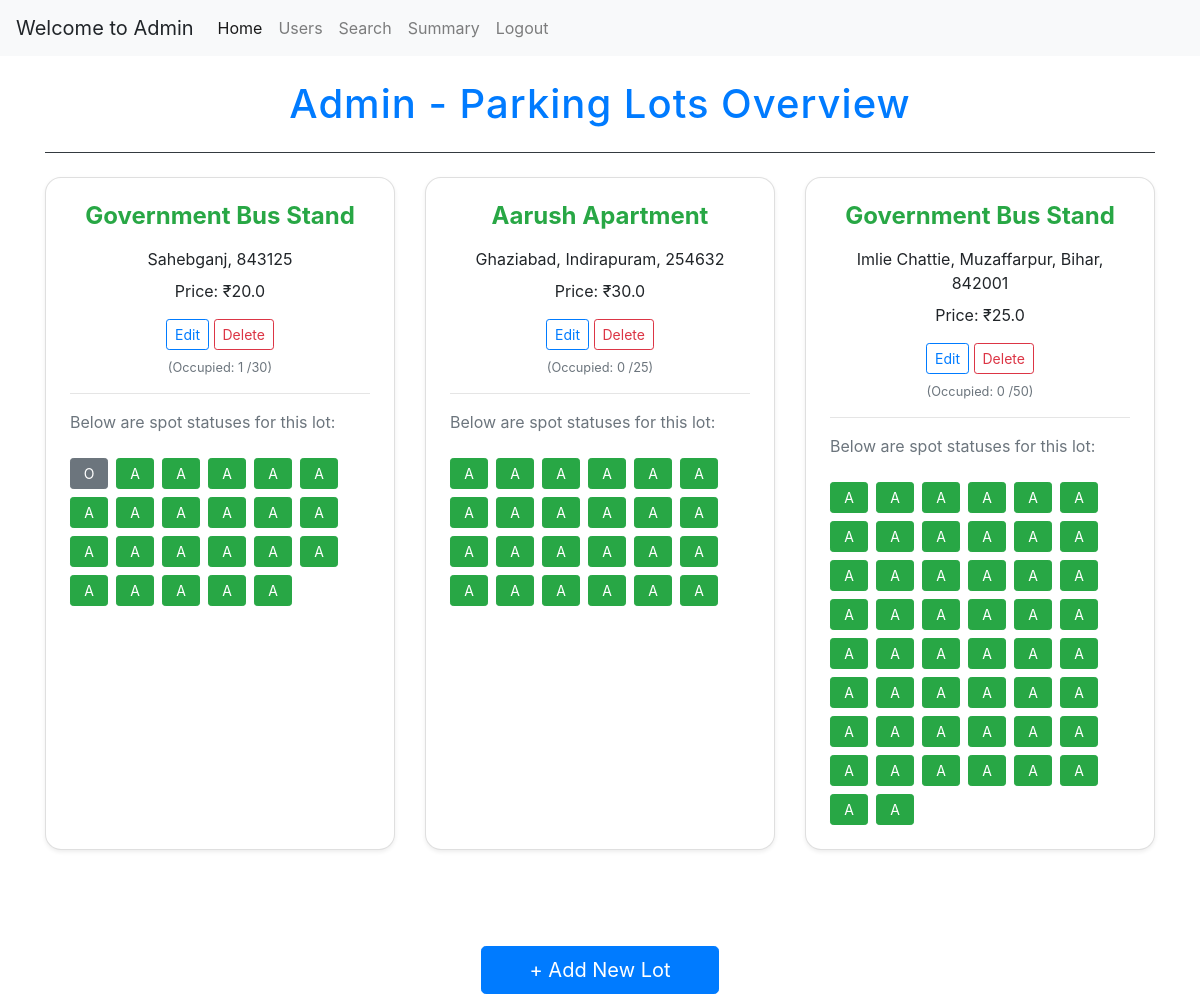
/admin/dashboard (signed in), run on an earlier commit of the app's database.
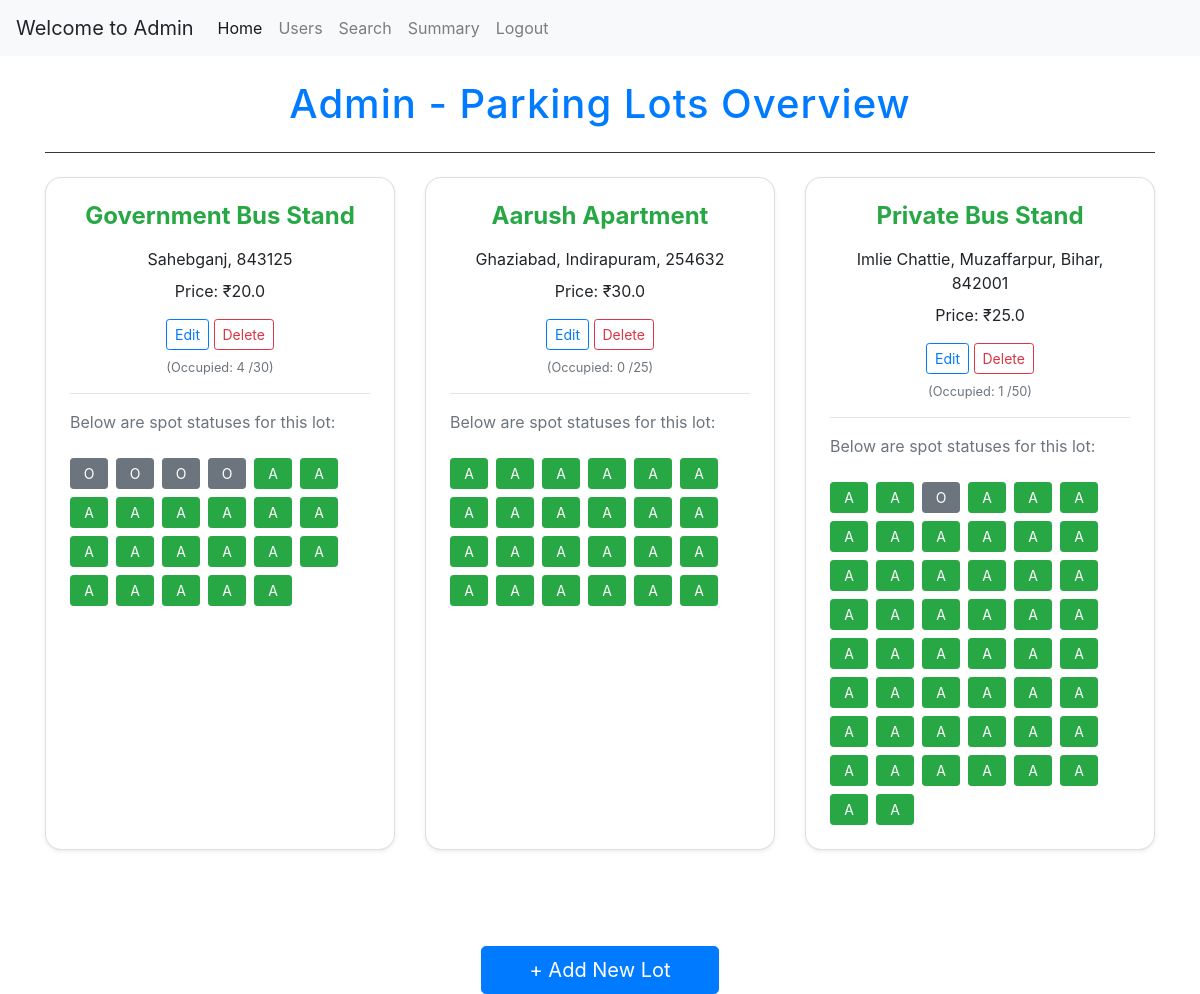
And on a later commit of the database.
### app.py (models this page shows)
class Parking_Lot(db.Model):
    __tablename__='parking_lot'
    id = db.Column(db.Integer, primary_key=True)
    prime_location_name = db.Column(db.String(200), nullable = False)
    price = db.Column(db.Float, nullable = False)
    address = db.Column(db.String(200), nullable = False)
    pincode = db.Column(db.Integer, nullable = False)
    maximum_no_of_spots = db.Column(db.Integer, nullable = False)
    spots = db.relationship('Parking_Spot', backref = 'parkinglot',lazy = True, cascade="all, delete-orphan")

class Parking_Spot(db.Model):
    __tablename__='parking_spot'
    id = db.Column(db.Integer, primary_key=True)
    lot_id = db.Column(db.Integer, db.ForeignKey('parking_lot.id'), nullable = False)
    status = db.Column(db.String(1), default='A')

### app.py (the view)
@app.route('/admin/dashboard')
@login_required
def admin_dashboard():
    if not current_user.is_admin:
        flash("Unauthorized Access")
        return redirect('/login')
    parking_lots = Parking_Lot.query.all()
    return render_template("admin_dashboard.html", parking_lots = parking_lots, user = current_user)

### app.py (called while the page is built)
@login_manager.user_loader
def load_user(user_id):
    return User.query.get(int(user_id))

### templates/admin_dashboard.html (shortened to what this page needs)
{% extends "layout.html" %}
{% block content %}
{% include "nav.html" %}
<div class="container mt-4">
  <div class="text-center border-bottom border-dark pb-3 mb-4">
    <h1 class="fw-bold text-primary">Admin - Parking Lots Overview</h1>
  </div>
  <div class="row">
    {% for parking_lot in parking_lots %}
    <div class="col-md-6 col-lg-4 mb-5">
      <div class="card shadow-sm h-100">
        <div class="card-body">
          <h4 class="card-title text-success text-center mb-3">
            {{ parking_lot.prime_location_name }}
          </h4>
          <p class="card-text fw-semibold text-center mb-2">
            {{ parking_lot.address }}, {{ parking_lot.pincode }}
          </p>
          <p class="card-text fw-semibold text-center mb-3">
            Price: ₹{{ parking_lot.price }}
          </p>
          <div class="mb-2" style="text-align: center;">
            <a href="/admin/parking_lot/{{ parking_lot.id }}/update"
              class="btn btn-outline-primary btn-sm me-2">Edit</a>
            <a href="/admin/parking_lot/{{ parking_lot.id }}/delete" class="btn btn-outline-danger btn-sm">Delete</a>
          </div>
          <p class="text-muted small" style="text-align: center;">(Occupied: {{ parking_lot.spots | selectattr("status", "ne", "A") | list | length }} /{{ parking_lot.maximum_no_of_spots }})
          </p>
          <hr>
          <p class="text-secondary">Below are spot statuses for this lot:</p>
          <div class="d-flex flex-wrap gap-2">
            {% for spot in parking_lot.spots %}
            <a href="/admin/parking_lot/{{ spot.id }}" class="btn btn-sm mr-2 mt-2
              {% if spot.status == 'A' %}
                btn-success
              {% else %}
                btn-secondary
              {% endif %}">
              {{ spot.status }}
            </a>
            {% endfor %}
          </div>
        </div>
      </div>
    </div>
    {% endfor %}
  </div>
  <div class="text-center mt-5">
    <a href="{{ url_for('create_parking_lot') }}" class="btn btn-lg btn-primary px-5 py-2">+ Add New Lot</a>
  </div>
</div>
{% endblock %}

### templates/layout.html (shortened to what this page needs)
<!DOCTYPE html>
<html lang="en">
<head>
    <link rel="stylesheet" href="https://cdn.jsdelivr.net/npm/bootstrap@4.1.3/dist/css/bootstrap.min.css"
>
</head>
<body>
    {% block content %}
    {% endblock %}
</body>
</html>

### templates/nav.html (shortened to what this page needs)
<nav class="navbar navbar-expand-lg navbar-light bg-light">
  {% if user.is_admin == 1 %}
  <a class="navbar-brand">Welcome to Admin</a>
  <div class="collapse navbar-collapse" id="navbarNavAltMarkup">
    <div class="navbar-nav">
      <a class="nav-item nav-link active" href="{{ url_for('admin_dashboard') }}">Home <span class="sr-only">(current)</span></a>
      <a class="nav-item nav-link" href="/admin/users">Users </a>
      <a class="nav-item nav-link" href="/admin/search">Search </a>
      <a class="nav-item nav-link" href="/admin/summary">Summary </a>
      <a class="nav-item nav-link" href="{{ url_for('login') }}">Logout </a>
    </div>
  </div>
  {% endif %}
</nav>

### templates/admin_dashboard.html (style rules this page uses)
h1 { letter-spacing: 1px; }
.card { border-radius: 1rem; }
.card-title { font-weight: bold; }
.card-body { padding: 1.5rem; }
.btn-sm { min-width: 38px; text-align: center; }

What changed in the data, as far as the page shows it:
computed for Parking_Lot "Government Bus Stand": spots|selectattr "1" → "4"
changed Parking_Spot (number 2 of 97 on the later page): status "A" → "O"
changed Parking_Spot (number 3 of 97 on the later page): status "A" → "O"
changed Parking_Spot (number 4 of 97 on the later page): status "A" → "O"
changed Parking_Lot "Imlie Chattie, Muzaffarpur, Bihar": prime_location_name "Government Bus Stand" → "Private Bus Stand"; spots|selectattr "0" → "1"
changed Parking_Spot (number 50 of 97 on the later page): status "A" → "O"
